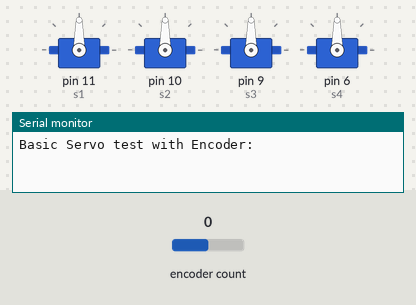
This program was run on a simulated Arduino Uno, built with avr-gcc and run on an emulated ATmega328P. On the bench: 4 × servo, the last lines printed to the serial monitor. Inputs (shaded band) come from the test bench; at power-on: encoder count 0.

Above: at 1.2 s.
1.3 s: encoder count set to 4
At 1.6 s:
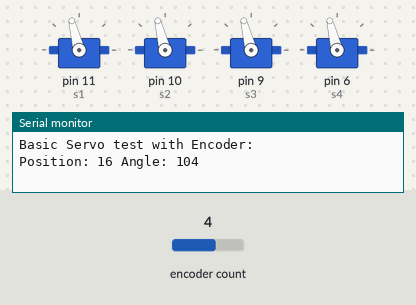
2.8 s: encoder count set to 5
At 3.9 s:
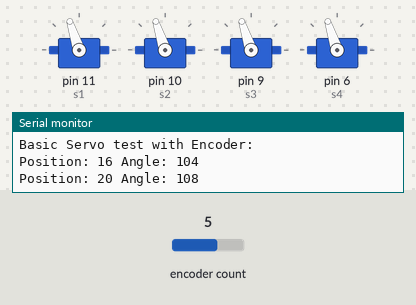
4.3 s: encoder count set to 9
At 5.1 s:
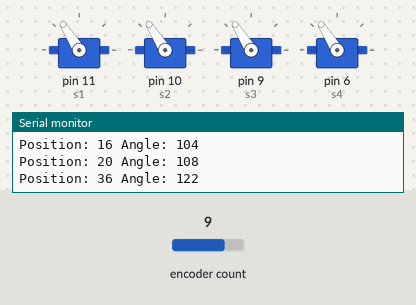
Timing chart, 0 to 7.3 s (numbered marks = the images above; inputs shaded):
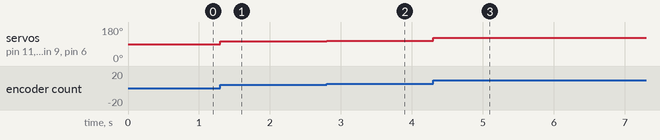

Measured:
- after the input at 1.3 s, servo on pin 11 (s1), servo on pin 10 (s2), servo on pin 9 (s3), servo on pin 6 (s4): 90° → 104° at once
- after the input at 2.8 s, servo on pin 11 (s1), servo on pin 10 (s2), servo on pin 9 (s3), servo on pin 6 (s4): 104° → 108° at once
- after the input at 4.3 s, servo on pin 11 (s1), servo on pin 10 (s2), servo on pin 9 (s3), servo on pin 6 (s4): 108° → 122° at once

The program:

main.cpp
```cpp
#include <Arduino.h>
#include <Servo.h>
#include <Encoder.h>

#define E_CLK 2
#define E_DT 3

Encoder e1(E_CLK, E_DT);

Servo s1;
Servo s2;
Servo s3;
Servo s4;

int pos = 0;
long P0 = 0;

void setup() {
  Serial.begin(9600);
  Serial.println("Basic Servo test with Encoder: ");

  s1.attach(11, 500, 2500);
  s2.attach(10, 500, 2500);
  s3.attach(9, 500, 2500);
  s4.attach(6, 500, 2500);

  s1.write(90);
  s2.write(90);
  s3.write(90);
  s4.write(90);
}

void loop() {

  long P1 = e1.read();
  if (P1 != P0) {
    pos = map(P1, -100, 100, 0, 180);
    pos = constrain(pos, 0, 180);
    s1.write(pos);
    s2.write(pos);
    s3.write(pos);
    s4.write(pos);
    Serial.print("Position: ");
    Serial.print(P1);
    Serial.print(" Angle: ");
    Serial.println(pos);

    P0 = P1;
  }

  /* for(int i = 0; i<270; i+=90){
    s1.write(i);
    s2.write(i);
    s3.write(i);
    s4.write(i);
    delay(2000);
    }
      */
}
```
